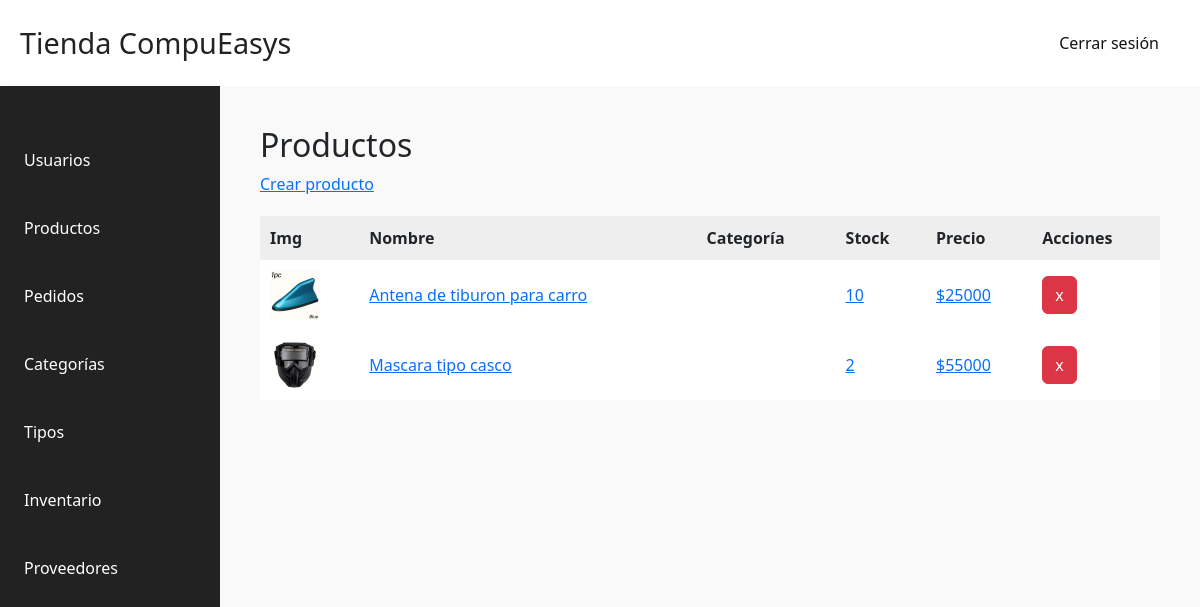
Page /dashboard/producto/crear/?view=productos (signed in) on the committed database.
### core/models.py (models this page shows, shortened)
class ProductStore(models.Model):
    name = models.CharField(max_length=100)
    description = models.TextField()
    price_buy = models.DecimalField(max_digits=10, decimal_places=0)
    price = models.DecimalField(max_digits=10, decimal_places=0)
    stock = models.PositiveIntegerField(default=0)
    proveedor = models.ForeignKey(proveedor, on_delete=models.CASCADE, related_name='products', null=True, blank=True)
    category = models.ForeignKey(Category, on_delete=models.CASCADE, related_name='products', null=True, blank=True)
    type = models.ForeignKey(Type, on_delete=models.CASCADE, related_name='products', null=True, blank=True)
    iva = models.DecimalField(max_digits=4, decimal_places=2, default=0.00)
    imagen = models.ImageField(upload_to='images/', height_field=None, width_field=None, max_length=None , blank=True, null=True)
    descuento = models.DecimalField(max_digits=10, decimal_places=2, default=0.00)
    created_at = models.DateTimeField(auto_now_add=True)
    updated_at = models.DateTimeField(auto_now=True)

### dashboard/views.py (the view, shortened to what this page needs)
# urls.py: path('producto/crear/', dashboard_home, name='crear_producto'),
@superuser_required
def dashboard_home(request):
    crear_producto_url = f"{reverse('dashboard_home')}?view=productos"
    productos = ProductStore.objects.all()
    categorias = Category.objects.all()
    tipos = Type.objects.all()
    proveedores = proveedor.objects.all()
    userSimples = register_superuser.objects.all()
    show_create_product_form = request.GET.get('view') == 'productos' and request.GET.get('crear') == '1'
    editar_id = request.GET.get('editar')
    show_edit_product_form = request.GET.get('view') == 'productos' and bool(editar_id)
    producto_to_edit = None
    def _calcular_inventario(queryset):
        items = []
        by_cat = {}
        total_invertido = 0.0
        total_productos = 0.0
        total_cantidad = 0
        for p in queryset:
            stock = int(getattr(p, 'stock', 0) or 0)
            price_buy = float(getattr(p, 'price_buy', 0) or 0)
            price_sell = float(getattr(p, 'price', 0) or 0)
            subtotal_buy = price_buy * stock
            subtotal_sell = price_sell * stock
            cat = getattr(p, 'category', None) or getattr(p, 'categoria', None)
            if cat:
                cat_id = getattr(cat, 'id', 'sin-categoria')
                cat_name = getattr(cat, 'nombre', None) or getattr(cat, 'name', None) or str(cat)
            else:
                cat_id = 'sin-categoria'
                cat_name = 'Sin categoría'
            item = {
                'product_id': p.id,
                'product_name': getattr(p, 'name', None) or getattr(p, 'nombre', ''),
                'stock': stock,
                'price_buy': price_buy,
                'price': price_sell,
                'subtotal_buy': subtotal_buy,
                'subtotal_sell': subtotal_sell,
                'category_id': cat_id,
                'category_name': cat_name,
            }
            items.append(item)
            grp = by_cat.setdefault(cat_id, {
                'category_id': cat_id,
                'category_name': cat_name,
                'items': [],
                'valor_invertido': 0.0,
                'valor_productos': 0.0,
                'cantidad_stock': 0
            })
            grp['items'].append(item)
            grp['valor_invertido'] += subtotal_buy
            grp['valor_productos'] += subtotal_sell
            grp['cantidad_stock'] += stock
            total_invertido += subtotal_buy
            total_productos += subtotal_sell
            total_cantidad += stock
        resumen = {
            'valor_invertido': total_invertido,
            'valor_productos': total_productos,
            'margen_ganancia': total_productos - total_invertido,
            'cantidad_productos_stock': total_cantidad,
        }
        inventario_by_category_list = sorted(by_cat.values(), key=lambda x: x['category_name'])
        return resumen, items, inventario_by_category_list
    selected_category = request.GET.get('inventory_category')
    try:
        selected_category = int(selected_category) if selected_category not in (None, '', 'None') else None
    except Exception:
        selected_category = None
    if request.method != 'POST':
        qs = ProductStore.objects.all()
        if selected_category:
            qs = ProductStore.objects.filter(category_id=selected_category) if ProductStore.objects.filter(category_id=selected_category).exists() else ProductStore.objects.filter(categoria_id=selected_category)
        try:
            resumen_inventario, inventario_items, inventario_by_category = _calcular_inventario(qs)
            inventario_all = [resumen_inventario] + inventario_items
        except Exception:
            inventario_all = []
            inventario_by_category = []
            resumen_inventario = resumen_inventario  # mantiene valores iniciales
    return render(request, 'dashboard/dashboard_home.html', {
        'productos': productos,
        'categorias': categorias,
        'tipos': tipos,
        'proveedores': proveedores,
        'usuarios': userSimples,
        'show_create_product_form': show_create_product_form,
        'show_edit_product_form': show_edit_product_form,
        'producto_to_edit': producto_to_edit,
        'inventario_all': inventario_all,
        'inventario_by_category': inventario_by_category,
        'resumen_inventario': resumen_inventario,
    })

### dashboard/views.py (called while the page is built)
def superuser_required(view_func):
    @wraps(view_func)
    def _wrapped_view(request, *args, **kwargs):
        if request.session.get('superuser_id'):
            return view_func(request, *args, **kwargs)
        return redirect('/login_user/?next=' + request.path)
    return _wrapped_view

### dashboard/templates/dashboard/dashboard_home.html (shortened to what this page needs)
{% load static %}
<!DOCTYPE html>
<html lang="es">
<head>
    <link rel="stylesheet" href="{% static 'css/dashboard.css' %}" />
    <link rel="stylesheet" href="{% static 'css/main.css' %}" />
   <link href="https://cdn.jsdelivr.net/npm/bootstrap@5.3.8/dist/css/bootstrap.min.css" rel="stylesheet">
</head>
<body>
    <header>
       <div class="admin-container">
         <h1>Tienda CompuEasys</h1>
          <div class="logout-container">
            <form method="post" action="{% url 'logout_view' %}">
                <button type="submit" class="btn ">Cerrar sesión</button>
            </form>
          </div>
       </div>
    </header>
    <div class="dashboard-container">
        <aside class="sidebar">
            <ul>
                <li><a href="?view=usuarios">Usuarios</a></li>
                <li><a href="?view=productos">Productos</a></li>
                <li><a href="?view=pedidos">Pedidos</a></li>
                <li><a href="?view=categoria">Categorías</a></li>
                <li><a href="?view=tipos">Tipos</a></li>
                <li><a href="?view=inventario">Inventario</a></li>
                <li><a href="?view=proveedores">Proveedores</a></li>
            </ul>
        </aside>
        <main class="main-content">
            {% if request.GET.view == "usuarios" %}
                <h2>Usuarios</h2>
                 <input type="hidden" name="csrfmiddlewaretoken" value="{{ csrf_token }}">
                <table>
                    <tr>
                        <th>Username</th>
                        <th>Email</th>
                        <th>Staff</th>
                        <th>Super</th>
                        <th>Activo</th>
                        <th>Admin</th>
                        <th>Acciones</th>
                    </tr>
                    {% for usuario in usuarios %}
                    <tr>
                        <td>{{ usuario.username }}</td>
                        <td>{{ usuario.email }}</td>
                        <td>
                            <select name="is_staff">
                                <option value="True">Sí</option>
                                <option value="False">No</option>
                            </select>
                        </td>
                        <td>
                            <select name="is_superuser">
                                <option value="True">Sí</option>
                                <option value="False">No</option>
                            </select>
                        </td>
                        <td>
                            <select name="is_active">
                                <option value="True">Sí</option>
                                <option value="False">No</option>
                            </select>
                        </td>
                        <td>
                            <select name="is_admin">
                                <option value="True">Sí</option>
                                <option value="False">No</option>
                            </select>
                        </td>
                            <td>
                                <button class="btn btn-primary" onclick="openEditModal('{{ usuario.id }}', '{{ usuario.username }}', '{{ usuario.email }}')">Editar</button>
                                <button class="btn btn-danger eliminar-usuario-btn" data-user-id="{{ usuario.id }}">x</button>
                           </td>
                            {% if usuario.is_staff %}
                                <span>Admin</span>
                            {% endif %}
                        </td>
                    </tr>
                    {% endfor %}
                    {% for usuario in usuarios_super %}
                    <tr>
                        <td>{{ usuario.username }}</td>
                        <td>{{ usuario.email }}</td>
                        <td>
                            <select name="is_staff">
                                <option value="True">Sí</option>
                                <option value="False">No</option>
                            </select>
                        </td>
                        <td>
                            <select name="is_superuser">
                                <option value="True">Sí</option>
                                <option value="False">No</option>
                            </select>
                        </td>
                        <td>
                            <select name="is_active">
                                <option value="True">Sí</option>
                                <option value="False">No</option>
                            </select>
                        </td>
                        <td>
                            <select name="is_admin">
                                <option value="True">Sí</option>
                                <option value="False">No</option>
                            </select>
                        </td>
                        <td>
                            <td>
                                <button onclick="openEditModal('{{ usuario.id }}', '{{ usuario.username }}', '{{ usuario.email }}')">Editar</button>
                            <td>
                                <button class="btn btn-danger eliminar-usuario-btn" data-user-id="{{ usuario.id }}">Eliminar</button>
                            </td>
                            {% if usuario.is_staff %}
                                <span>Admin</span>
                            {% endif %}
                        </td>
                    </tr>
                    {% endfor %}
                </table>
            {% elif request.GET.view == "productos" %}
                <h2>Productos</h2>
                <a href="?view=productos&crear=1" class="btn-crear-producto">Crear producto</a>
                <table>
                    <tr>
                        <th>Img</th>
                        <th>Nombre</th>
                        <th>Categoría</th>
                        <th>Stock</th>
                        <th>Precio</th>
                        <th>Acciones</th>
                    </tr>
                    {% for producto in productos %}
                     <tr data-producto-id="{{ producto.id }}">
                        <td>
                            {% if producto.imagen %}
                                   <img src="{{ producto.imagen.url }}" alt="{{ producto.name }}" width="50" height="50"/>
                               {% else %}
                                   sin imagen
                               {% endif %}
                       </td>
                        <td class="align-middle"><a href="?view=productos&editar={{ producto.id }}">{{ producto.name }}</a></td>
                        <td class="align-middle"><a href="?view=productos&editar={{ producto.id }}">{{ producto.categoria.nombre }}</a></td>
                        <td class="align-middle"><a href="?view=productos&editar={{ producto.id }}">{{ producto.stock }}</a></td>
                        <td class="align-middle"><a href="?view=productos&editar={{ producto.id }}">${{ producto.price }}</a></td>
                        <td class="align-middle" >
                            <button type="button" class="btn btn-danger delete-product-btn" data-product-id="{{ producto.id }}">x</button>
                         </td>
                    </tr>
                    {% endfor %}
                </table>
            {% else %}
                <h2>Bienvenido al Dashboard</h2>
                <p>Selecciona una opción en la barra lateral.</p>
            {% endif %}
        </main>
    </div>
</body>
</html>

### dashboard/static/css/dashboard.css (style rules this page uses)
body { margin: 0; font-family: Arial, sans-serif; }
.admin-container { display: flex; justify-content: space-between; align-items: center; max-width: 100%; margin: 0 auto; padding: 20px; }
.admin-container h1 { margin: 0; font-size: 1.8em; color: #222; }
.admin-container .btn { color: #111111; border-radius: 10px; padding: 10px 20px; border-radius: 4px; transition: background 0.2s ease; }
.dashboard-container { display: flex; min-height: 100vh; }
.sidebar { width: 220px; background: #222; color: #fff; padding: 30px 0; box-shadow: 2px 0 8px rgba(0,0,0,0.05); }
.sidebar ul { list-style: none; padding: 0; margin: 0; }
.sidebar ul li { margin: 20px 0; }
.sidebar ul li a { color: #fff; text-decoration: none; padding: 12px 24px; display: block; border-radius: 4px; transition: background 0.2s; }
.main-content { flex: 1; padding: 40px; background: #f9f9f9; }
table { width: 100%; border-collapse: collapse; margin-top: 20px; margin-bottom: 130px; background: #fff; }
th, td { padding: 10px; border: 1px solid #ddd; text-align: left; }
th { background: #eee; }

### core/static/css/main.css (style rules this page uses)
body { font-family: Arial, sans-serif; margin: 0; padding: 0; }

### rows in the picture
ProductStore: imagen (picture), name "Antena de tiburon para carro", stock "10", price "25000"
ProductStore: imagen (picture), name "Mascara tipo casco", stock "2", price "55000"
